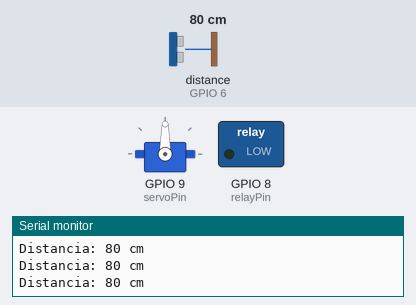
A sketch run on a simulated ESP32-S3. On the bench: servo, switched loads named in the sketch (green lamp = pin HIGH), the last lines printed to the serial monitor. Wiring (inferred from the names in the program): ultrasonic range finder: trigger GPIO 7; echo GPIO 6. The test bench sets the inputs (shaded band); at power-on: distance to the obstacle (sensor on GPIO 6) 80 cm. The echo pulse lasts 58.3 µs per cm; pins used as bus, display or sensor lines are not drawn.

Above: at 1.2 s.
1.3 s: distance to the obstacle (sensor on GPIO 6) set to 11 cm
4.3 s: distance to the obstacle (sensor on GPIO 6) set to 8 cm
At 5.1 s:
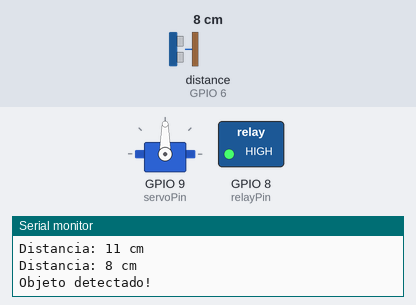
At 6.5 s:
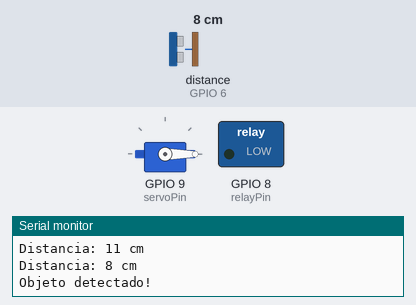
Timing chart, 0 to 8.0 s (numbered marks = the images above; inputs shaded):
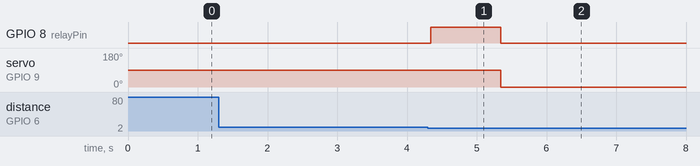

The sketch:

DispensadorAutomatizado.ino.ino
```cpp
#include <Servo.h>


const int trigPin = 7;       // Pino TRIG do HC-SR04
const int echoPin = 6;       // Pino ECHO do HC-SR04
const int servoPin = 9;      // Pino do servo motor
const int relayPin = 8;      // Pino do relé (para alarme/luz)

// Variáveis
long duration;
int distance;
Servo meuServo;             // Criação do objeto Servo

void setup() {
  pinMode(trigPin, OUTPUT);
  pinMode(echoPin, INPUT);
  pinMode(relayPin, OUTPUT);

  meuServo.attach(servoPin);

  // Inicializa comunicação serial para monitoramento e com o ESP32
  Serial.begin(9600);   // Monitor serial
  Serial1.begin(19200); // Comunicação com ESP32
}

void loop() {
  // Envia o sinal do TRIG (emitir o pulso)
  digitalWrite(trigPin, LOW);
  delayMicroseconds(2);
  digitalWrite(trigPin, HIGH);
  delayMicroseconds(10);
  digitalWrite(trigPin, LOW);


  duration = pulseIn(echoPin, HIGH);

  distance = duration * 0.0344 / 2;

  // Envia  ao ESP32 via Serial1
  // Envia "Liberado" ou "Bloqueado" com base na distância
  if (distance < 10) {
    Serial1.println("Bloqueado");
  } else {
    Serial1.println("Liberado");
  }

  Serial.print("Distancia: ");
  Serial.print(distance);
  Serial.println(" cm");

  // Se a distância for menor que 10 cm, aciona o servo e o relé
  if (distance < 10) {
    Serial.println("Objeto detectado!");

    digitalWrite(relayPin, HIGH);

    // Move o servo para liberar o item  90 graus
    meuServo.write(90);
    delay(1000);
    meuServo.write(0);

    // Desativa o relé
    digitalWrite(relayPin, LOW);
    delay(10000);
  } else {
    // Se a distância for maior que 10 cm, o relé é desligado
    digitalWrite(relayPin, LOW);
  }
}
```

Measured:
- the behaviour switches between 10 and 9 cm on distance to the obstacle (sensor on GPIO 6) (found by bisection; images 0 and 1)
- after the input at 4.3 s, GPIO 8 (relayPin): LOW → HIGH at once, → LOW 1.0 s later; servo on GPIO 9 (servoPin): 90° → 0° after 1.0 s
